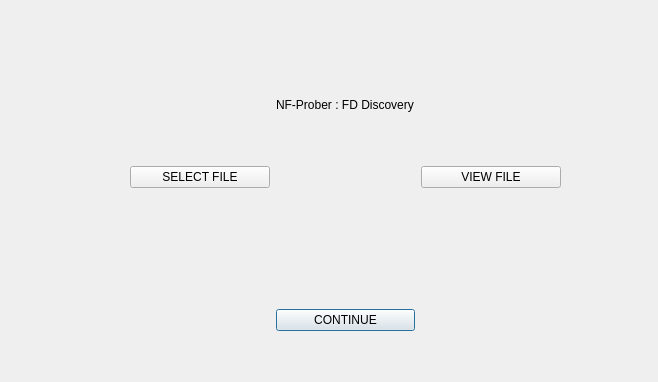
<?xml version="1.0" encoding="UTF-8"?>
<ui version="4.0">
 <class>DialogFileIn</class>
 <widget class="QDialog" name="DialogFileIn">
  <property name="geometry">
   <rect>
    <x>0</x>
    <y>0</y>
    <width>658</width>
    <height>382</height>
   </rect>
  </property>
  <property name="windowTitle">
   <string>Dialog</string>
  </property>
  <widget class="QWidget" name="">
   <property name="geometry">
    <rect>
     <x>130</x>
     <y>50</y>
     <width>431</width>
     <height>281</height>
    </rect>
   </property>
   <layout class="QGridLayout" name="gridLayout">
    <item row="3" column="1">
     <widget class="QPushButton" name="nextButton">
      <property name="text">
       <string>CONTINUE</string>
      </property>
     </widget>
    </item>
    <item row="2" column="0" colspan="3">
     <widget class="QLabel" name="label_f_status">
      <property name="text">
       <string/>
      </property>
     </widget>
    </item>
    <item row="0" column="1" colspan="2">
     <widget class="QLabel" name="label">
      <property name="text">
       <string>NF-Prober : FD Discovery</string>
      </property>
     </widget>
    </item>
    <item row="1" column="0">
     <widget class="QPushButton" name="f_selectButton">
      <property name="text">
       <string>SELECT FILE</string>
      </property>
     </widget>
    </item>
    <item row="1" column="2">
     <widget class="QPushButton" name="f_viewButton">
      <property name="text">
       <string>VIEW FILE</string>
      </property>
     </widget>
    </item>
   </layout>
  </widget>
 </widget>
 <resources/>
 <connections/>
</ui>
